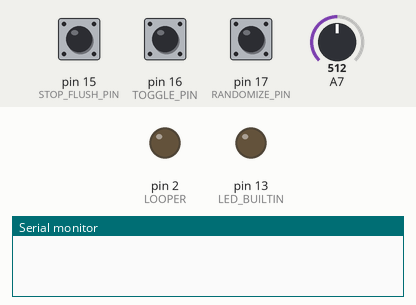
Simulated run of this sketch. Board: Arduino Nano, built with avr-gcc and run on an emulated ATmega328P. Shown: output pins drawn as LEDs (lit = HIGH), the last lines printed to the serial monitor. Dashed ring = blinking. Inputs (shaded band) come from the test bench; at power-on: pin 17 (RANDOMIZE_PIN) HIGH, pin 15 (STOP_FLUSH_PIN) HIGH, pin 16 (TOGGLE_PIN) HIGH, A7 = 512. Random numbers use the default seed unless the sketch sets one.

Above: at 1.2 s.
1.3 s: pin 17 (RANDOMIZE_PIN) pulled LOW for 1 s
3.8 s: pin 15 (STOP_FLUSH_PIN) pulled LOW for 0.15 s
At 5.0 s:
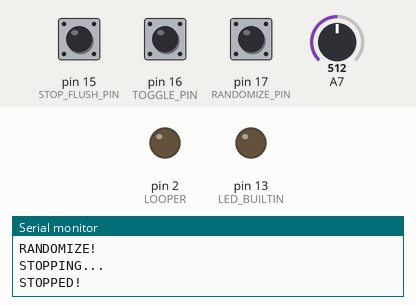
6.0 s: pin 15 (STOP_FLUSH_PIN) pulled LOW for 1 s
At 8.7 s:
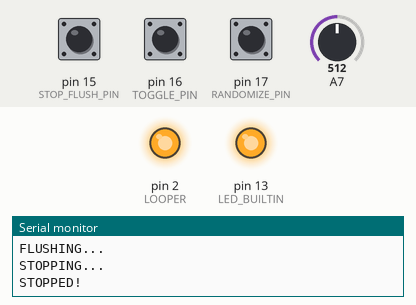
10.0 s: pin 17 (RANDOMIZE_PIN) pulled LOW for 3.2 s
14.7 s: pin 15 (STOP_FLUSH_PIN) pulled LOW for 3.2 s
At 19.0 s:
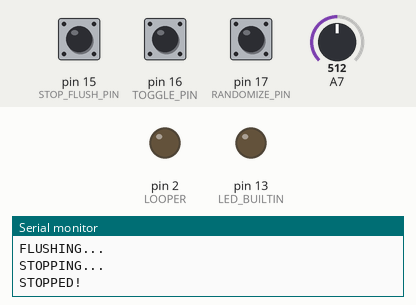
19.4 s: pin 16 (TOGGLE_PIN) pulsed LOW 5 times (0.12 s each, 0.3 s apart)
At 20.0 s:
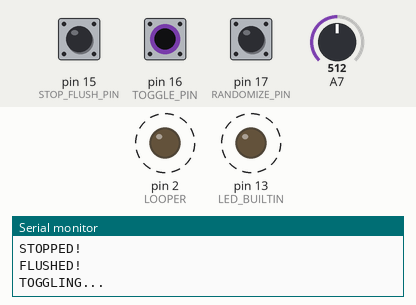
Timing chart, 0 to 22.4 s (numbered marks = the images above; inputs shaded):
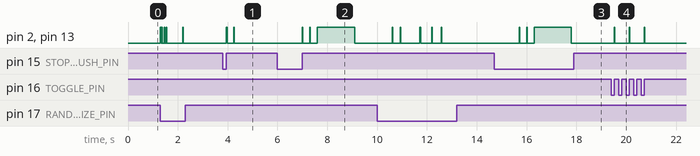

The sketch:

ArduLooper.ino
```cpp
/*
  ArduLooper

  Controls a cheap Ammoon Loop Station (https://www.ammoon.com/p-i1995.html)

  Three latch buttons are used to create "shortcuts" to play/rec, STOP_FLUSH_PIN and flush footswitch combinations.
  A pair of wires must be soldered on the two contacts of the original footswitch and connected to the
  collector and emitter of an NPN transistor.


*/
#include <EasyButton.h>

#define LOOPER   2
#define STOP_FLUSH_PIN  15
#define TOGGLE_PIN  16
#define RANDOMIZE_PIN  17
#define RANDOM_MIN 100
#define RANDOM_MAX 2000

EasyButton stopFlushButton(STOP_FLUSH_PIN);
EasyButton toggleButton(TOGGLE_PIN);
EasyButton randomizeButton(RANDOMIZE_PIN);

// the setup function runs once when you press reset or power the board
void setup() {
  // initialize digital pin LED_BUILTIN as an output.
  pinMode(LED_BUILTIN, OUTPUT);
  pinMode(LOOPER, OUTPUT);


  stopFlushButton.begin();
  //long press -> erase
  stopFlushButton.onPressedFor(1000, flush);
  //short press -> stop
  stopFlushButton.onPressed(stop);

  toggleButton.begin();
  toggleButton.onPressed(onTogglePress);

  randomizeButton.begin();
  Serial.begin(9600);

}

int analogValue;

void onTogglePress() {
  Serial.println("TOGGLING...");
  press(25);
  delay(500);
  Serial.println("TOGGLED!");
}
void flush() {
  Serial.println("FLUSHING...");
  clear();
  Serial.println("FLUSHED!");
}

// the loop function runs over and over again forever
void loop() {
  stopFlushButton.read();
  toggleButton.read();
  randomizeButton.read();

  if (randomizeButton.isPressed()) {
    Serial.println("RANDOMIZE...");
    press(25);
    analogValue = analogRead(A7);
    int value = map(analogValue, 0, 1023, RANDOM_MIN, RANDOM_MAX);
    delay(random(value));
    Serial.println("RANDOMIZE!");
  }
}

void press(int time) {
  // corrisponde ad un solo click
  digitalWrite(LED_BUILTIN, HIGH); // turn the LED on (HIGH is the voltage level)
  digitalWrite(LOOPER, HIGH);
  delay(time);                       // wait for a second
  digitalWrite(LED_BUILTIN, LOW);    // turn the LED off by making the voltage LOW
  digitalWrite(LOOPER, LOW);
  delay(time);
}

void clear() {
  stop();
  press(1500);
}

void stop() {
  Serial.println("STOPPING...");

  press(25);
  delay(250);

  press(25);
  delay(250);
  Serial.println("STOPPED!");

}
```

Measured:
- after the input at 3.8 s, pin 2 (LOOPER), pin 13 (LED_BUILTIN): alternates HIGH for 0.03 s and LOW for 0.28 s, 4 changes in all, then stays LOW, starting after 0.15 s
- after the input at 6.0 s, pin 2 (LOOPER), pin 13 (LED_BUILTIN): goes HIGH 0.03 s, LOW 0.28 s, HIGH 0.03 s, LOW 0.28 s, HIGH 1.5 s, then LOW, starting after 1.0 s
- after the input at 14.7 s, pin 2 (LOOPER), pin 13 (LED_BUILTIN): goes HIGH 0.03 s, LOW 0.28 s, HIGH 0.03 s, LOW 0.28 s, HIGH 1.5 s, then LOW, starting after 1.0 s
- after the input at 19.4 s, pin 2 (LOOPER), pin 13 (LED_BUILTIN): alternates HIGH for 0.03 s and LOW for 0.57 s, 6 changes in all, then stays LOW, starting after 0.12 s
